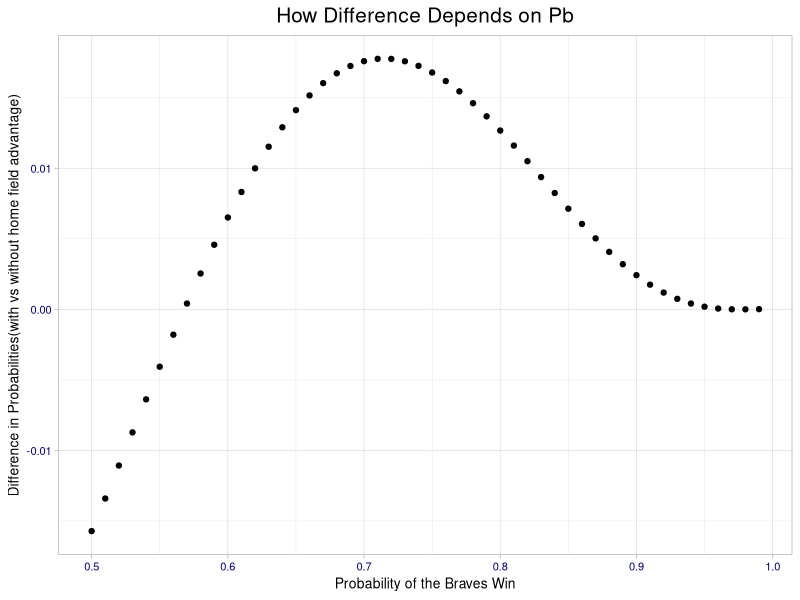
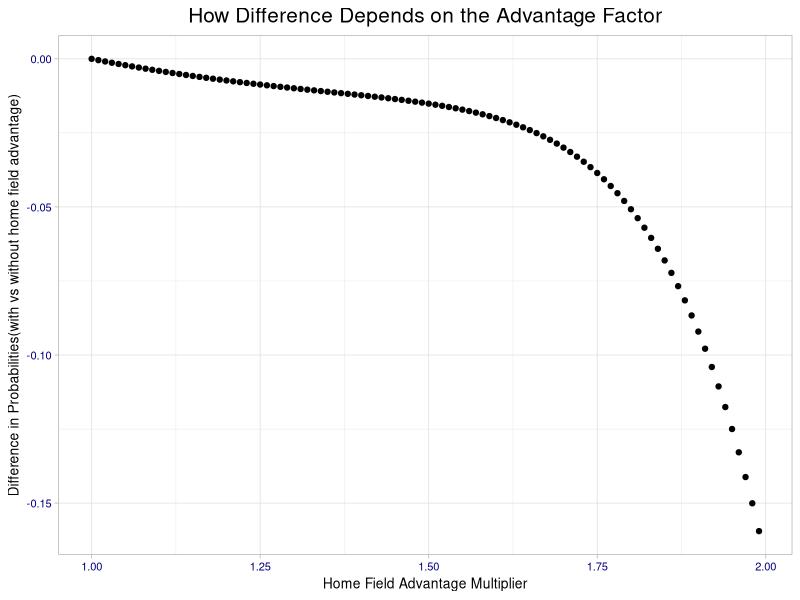

Write the R code that produced these figures, in order.
## ---- chunk 1
library(dplyr)
library(data.table)
library(ggplot2)
# Get all possible outcomes
apo <- fread("all-possible-world-series-outcomes.csv")
## ---- chunk 2
#default setting: 
#hfi <- c(1,1,0,0,0,1,1) = {ATL, ATL, NYC, NYC, NYC, ATL, ATL} 
#hfi <- c(0,0,1,1,1,0,0) = {NYC, NYC, ATL, ATL, ATL, NYC, NYC}

default_setting <- function(hfi, pb, advantage_multiplier){
# P_B
  pbh <- pb * advantage_multiplier
  pba <- 1 - (1 - pb) * advantage_multiplier
# Calculate the probability of each possible outcome
  apo[, p := NA_real_] # Initialize new column in apo to store prob
  for(i in 1:nrow(apo)){
    prob_game <- rep(1, 7)
    for(j in 1:7){
      p_win <- ifelse(hfi[j], pbh, pba)
      prob_game[j] <- case_when(
        apo[i,j,with=FALSE] == "W" ~ p_win
      , apo[i,j,with=FALSE] == "L" ~ 1 - p_win
      , TRUE ~ 1
    )
  }
  apo[i, p := prod(prob_game)] # Data.table syntax
}

# Sanity check: does sum(p) == 1?
apo[, sum(p)] # This is data.table notation

# Probability of overall World Series outcomes
apo[, sum(p), overall_outcome]
}
## ---- chunk 3
ana_with_hfa <- default_setting(hfi=c(0,0,1,1,1,0,0), pb=0.55, advantage_multiplier=1.1)
ana_with_hfa
## ---- chunk 4
ana_without_hfa <- default_setting(hfi=c(0,0,1,1,1,0,0), pb=0.55, advantage_multiplier=1)
ana_without_hfa
## ---- chunk 5
ana_with_hfa$V1 - ana_without_hfa$V1
## ---- chunk 6
default_setting_simu <-function(times, hfi, pb, advantage_multiplier){
  simu_with_hfa = NA
  world_series = NA
  for(j in 1:times){
  pbh <- pb * advantage_multiplier
  pba <- 1 - (1 - pb) * advantage_multiplier
  sum_win_game = 0
  for(i in 1:7){
    if(hfi[i]){
               pb_win = pbh
               } 
      else{
           pb_win = pba
           }
    win_or_lose = rbinom(1,1,pb_win)
    sum_win_game = win_or_lose + sum_win_game
    if(sum_win_game == 4|(i - sum_win_game)== 4)
      break
  }
  
  world_series <- (sum_win_game == 4)
  simu_with_hfa[j] = world_series
}
  return(mean(simu_with_hfa))
}
## ---- chunk 7
simu_with_hfa <- default_setting_simu(times = 10000,hfi=c(0,0,1,1,1,0,0),pb=0.55,advantage_multiplier=1.1)
simu_with_hfa
## ---- chunk 8
simu_without_hfa <- default_setting_simu(times = 10000,hfi=c(0,0,1,1,1,0,0),pb=0.55,advantage_multiplier=1)
simu_without_hfa
## ---- chunk 9
simu_with_hfa-simu_without_hfa
## ---- chunk 10
abs(simu_with_hfa - ana_with_hfa$V1[1])
## ---- chunk 11
abs(simu_with_hfa - ana_with_hfa$V1[1])/ana_with_hfa$V1[1]
## ---- chunk 12
abs(simu_without_hfa - ana_without_hfa$V1[1])
## ---- chunk 13
abs(simu_without_hfa - ana_without_hfa$V1[1])/ana_without_hfa$V1[1]
## ---- chunk 14
#setting
pb <- seq(0.5,0.99,0.01)
pb_with_hfa <- rep(NA, length(pb))
pb_without_hfa <- rep(NA, length(pb))
pb_diff <- rep(NA, length(pb))
advantage_multiplier <- 1.1
hfi <- c(0,0,1,1,1,0,0)

for (k in seq_along(pb)) {
  pbh <- pb[k] * advantage_multiplier
  pba <- 1 - (1 - pb[k]) * advantage_multiplier
  pb_without_hfa[k] <- pnbinom(3, 4, pb[k])
  # Calculate the probability of each possible outcome
apo[, p := NA_real_] # Initialize new column in apo to store prob
for(i in 1:nrow(apo)){
  prob_game <- rep(1, 7)
  for(j in 1:7){
    p_win <- ifelse(hfi[j], pbh, pba)
    prob_game[j] <- case_when(
        apo[i,j,with=FALSE] == "W" ~ p_win
      , apo[i,j,with=FALSE] == "L" ~ 1 - p_win
      , TRUE ~ 1
    )
  }
  apo[i, p := prod(prob_game)] # Data.table syntax
  }
  pb_with_hfa[k] <- unlist(apo[, sum(p), overall_outcome][1][,2])
  pb_diff[k] <- pb_with_hfa[k] - pb_without_hfa[k]
}

df4 <- data.frame(pb,pb_diff)
ggplot(df4,
       aes(x = pb, 
           y = pb_diff)
       ) +
   geom_point() +
   labs(
        x="Probability of the Braves Win", 
        y="Difference in Probabilities(with vs without home field advantage)", 
        title="How Difference Depends on Pb") +
   theme_bw() +
   theme_light()+
   theme(
        axis.title = element_text(size = 10),
        plot.title = element_text(hjust = 0.5, size = 15),
        axis.text = element_text(size = 8, color = "Navy"))

## ---- chunk 15
#setting
advantage_multiplier <- seq(1,1.99,0.01)
pb_with_hfa <- rep(NA, length(advantage_multiplier))
pb_without_hfa <- rep(NA, length(advantage_multiplier))
pb_diff <- rep(NA, length(advantage_multiplier))
pb <- 0.55
hfi <- c(0,0,1,1,1,0,0)

for (k in seq_along(advantage_multiplier)) {
  pbh <- pb * advantage_multiplier[k]
  pba <- 1 - (1 - pb) * advantage_multiplier[k]
  pb_without_hfa[k] <- pnbinom(3, 4, pb)
  
  # Calculate the probability of each possible outcome
apo[, p := NA_real_] # Initialize new column in apo to store prob
for(i in 1:nrow(apo)){
  prob_game <- rep(1, 7)
  for(j in 1:7){
    p_win <- ifelse(hfi[j], pbh, pba)
    prob_game[j] <- case_when(
        apo[i,j,with=FALSE] == "W" ~ p_win
      , apo[i,j,with=FALSE] == "L" ~ 1 - p_win
      , TRUE ~ 1
    )
  }
  apo[i, p := prod(prob_game)] # Data.table syntax
  }
  pb_with_hfa[k] <- unlist(apo[, sum(p), overall_outcome][1][,2])
  pb_diff[k] <- pb_with_hfa[k] - pb_without_hfa[k]
}

df5 <- data.frame(advantage_multiplier,pb_diff)
ggplot(df5, 
       aes(x = advantage_multiplier, 
           y = pb_diff)) +
   geom_point() +
   labs(
        x="Home Field Advantage Multiplier", 
        y="Difference in Probabilities(with vs without home field advantage)", 
        title="How Difference Depends on the Advantage Factor") +
   theme_bw() +
   theme_light() +
   theme(
        axis.title = element_text(size = 10),
        plot.title = element_text(hjust = 0.5, size = 15),
        axis.text = element_text(size = 8, color = "Navy"))
